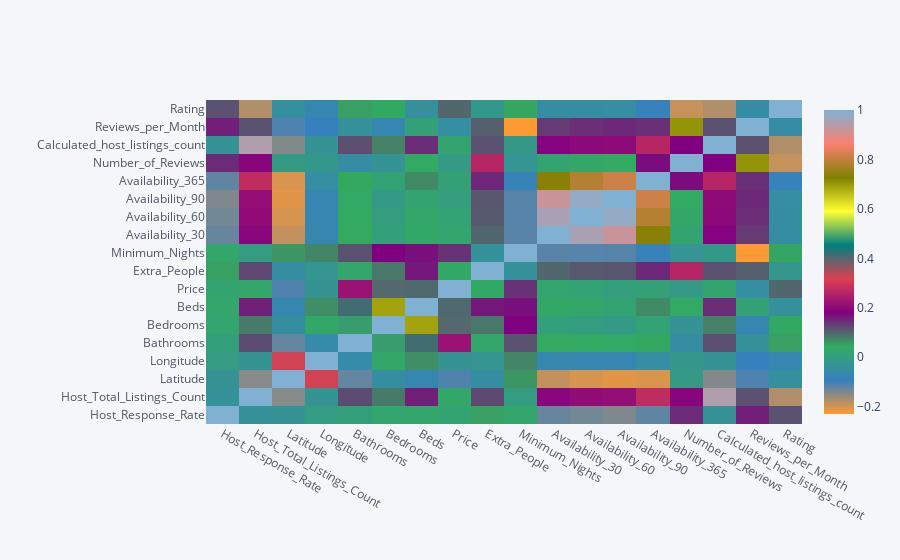

Write notebook code for a chart like this one.
### Code cell
df1.corr('spearman').iplot(kind='heatmap')

### Figure 1 — Plotly figure (JSON) as saved in the notebook; plotly's stock layout.template omitted (floating-point values rounded to 4 significant figures; data arrays with more than 128 entries replaced by an {"elided": "..."} marker saying what was removed)
{"data": [{"colorscale": [[0, "rgb(255, 153, 51)"], [0.1111, "rgb(55, 128, 191)"], [0.2222, "rgb(50, 171, 96)"], [0.3333, "rgb(128, 0, 128)"], [0.4444, "rgb(219, 64, 82)"], [0.5556, "rgb(0, 128, 128)"], [0.6667, "rgb(255, 255, 51)"], [0.7778, "rgb(128, 128, 0)"], [0.8889, "rgb(251, 128, 114)"], [1, "rgb(128, 177, 211)"]], "type": "heatmap", "x": ["Host_Response_Rate", "Host_Total_Listings_Count", "Latitude", "Longitude", "Bathrooms", "Bedrooms", "Beds", "Price", "Extra_People", "Minimum_Nights", "Availability_30", "Availability_60", "Availability_90", "Availability_365", "Number_of_Reviews", "Calculated_host_listings_count", "Reviews_per_Month", "Rating"], "y": ["Host_Response_Rate", "Host_Total_Listings_Count", "Latitude", "Longitude", "Bathrooms", "Bedrooms", "Beds", "Price", "Extra_People", "Minimum_Nights", "Availability_30", "Availability_60", "Availability_90", "Availability_365", "Number_of_Reviews", "Calculated_host_listings_count", "Reviews_per_Month", "Rating"], "z": {"elided": "18x18 float values"}, "zmax": 1, "zmin": -0.2293}], "layout": {"legend": {"bgcolor": "#F5F6F9", "font": {"color": "#4D5663"}}, "paper_bgcolor": "#F5F6F9", "plot_bgcolor": "#F5F6F9", "title": {"font": {"color": "#4D5663"}}, "xaxis": {"gridcolor": "#E1E5ED", "showgrid": true, "tickfont": {"color": "#4D5663"}, "title": {"font": {"color": "#4D5663"}, "text": ""}, "zerolinecolor": "#E1E5ED"}, "yaxis": {"gridcolor": "#E1E5ED", "showgrid": true, "tickfont": {"color": "#4D5663"}, "title": {"font": {"color": "#4D5663"}, "text": ""}, "zerolinecolor": "#E1E5ED"}}}
